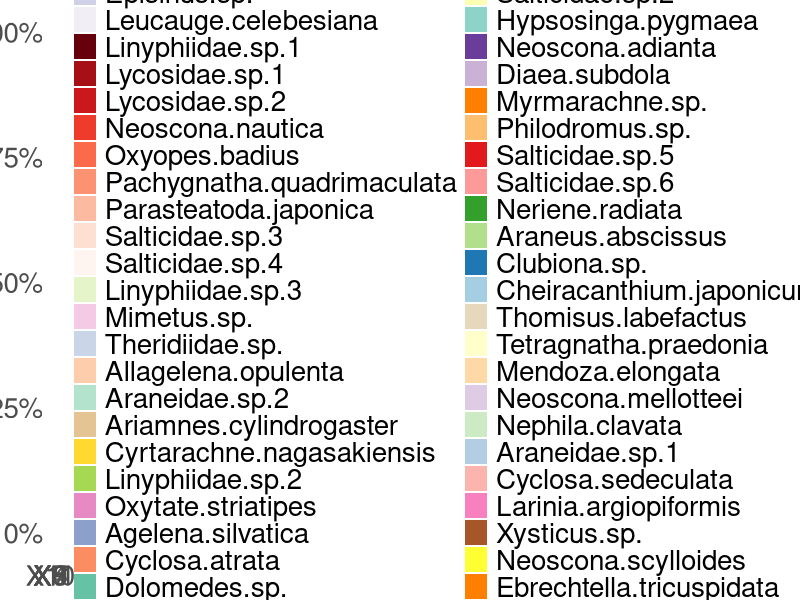
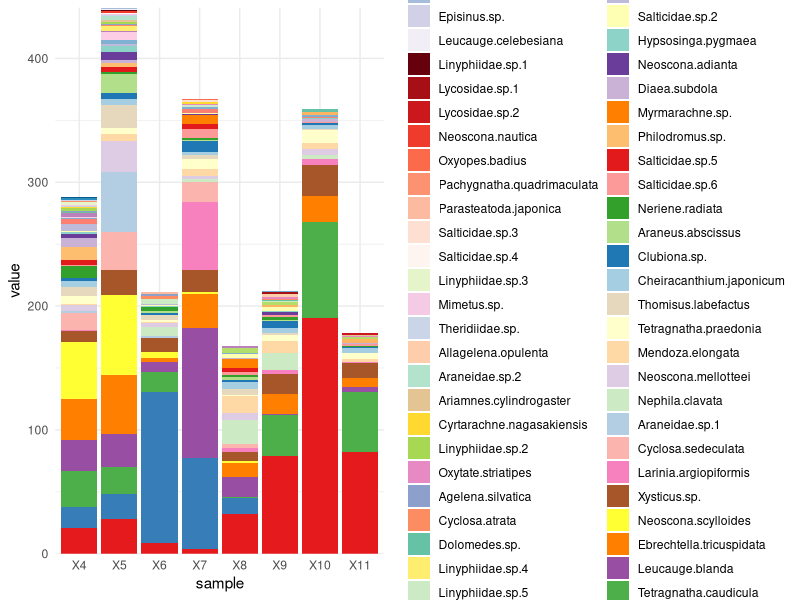

These charts were generated, in order, by the following R code:
######################
# 2020.11.26.
# fujita edit
# 2020.12.09
# Suzuki edit
# 2021.08.26
# Suzuki edit
# spider composition barplot
######################


library(tidyr)
library(ggplot2)
library(ggsci)
library(scales)
library(RColorBrewer)

level<- "Species" #Order, Genusなど
## ==================================================================== ##

sample.data <- t(read.table("../Data/spider.sp.compo_dot.txt", header=T, row.names=1)　)

#色を原色▶パステル色の組み合わせに変更（ポスター用)
col.vector <- c(brewer.pal(8,"Set1"),
                brewer.pal(7,"Pastel1"),
				brewer.pal(10,"Paired"),
				brewer.pal(12,"Set3")[-9],
				brewer.pal(7,"Set2"),
				brewer.pal(5,"Pastel2"),
				brewer.pal(9,"Reds"),
				brewer.pal(6,"PuBu")
	 	      )　
	
			 	      
	 	      
# length check
length(col.vector)

unidendified <- which(colnames(sample.data)=="predator_unidentified")

###
#dominant <- sample.data[, -unidendified]
dominant <- sample.data



dominant2 <- dominant[,order(colSums(dominant), decreasing=T) ]
# error:添え字が許される範囲外です 
#other <- rowSums(dominant2[,(length(col.vector)+1):nrow(dominant2)])
other <- rowSums(dominant2[,(length(col.vector)):nrow(dominant2)])


dominant3 <- as.data.frame(cbind(sample=rownames(dominant2), dominant2[,1:length(col.vector)],unidentified =sample.data[, unidendified]))

# ggplot にプロットできるようにデータを変形させる				
lf <- gather(dominant3, key, value, -1)

lf$value <- as.numeric(as.vector(lf$value))

pal <- unique(lf$key)

#col <- c(col.vector[1:(length(pal)-1)],"grey30" )
col <- rev(c(col.vector[1:(length(pal))] ))
# , "grey90")
#names(col) <- c(pal[-which(pal%in%c("unidentified"))], c("unidentified"))

pal2 <- cbind(pal, col.vector[1:(length(pal))])

lf$key <- factor(lf$key, level=c( c("unidentified","other"),colnames(dominant2[,1:length(col.vector)])[order(colSums(dominant2[,1:length(col.vector)]))]))
lf$sample <- factor(lf$sample, level=c("X4","X5","X6","X7","X8","X9","X10","X11")) 


### percent barplot ###

g <- ggplot(lf, aes(x = sample, y = value, fill = key))　+
	 geom_bar(stat = "identity", position='fill')+
	  scale_fill_manual(values=col)+
	  guides(fill=guide_legend(#reverse=T, 
	  			 			   ncol=2))
g <- g + theme_minimal() + scale_y_continuous(expand=c(0,0))+scale_y_continuous(labels = percent)
g <- g + theme(text = element_text(size = 25))

g <- g + xlab(NULL)
g <- g + ylab(NULL)

pdf(sprintf("../Output/%s_barplot.per.pdf", level), w=20, h=12) 
plot(g)
dev.off()

### percent barplot ###

### number stacking barplot ###

h <- ggplot(lf, aes(x = sample, y = value, fill = key))　+
	 geom_bar(stat = "identity")+
	  scale_fill_manual(values=col)+
	  guides(fill=guide_legend(#reverse=T, 
	  			 			   ncol=2))
    			   	  			 			   
h <- h + theme_minimal() + scale_y_continuous(expand=c(0,0))


pdf(sprintf("../Output/%s_barplot.number.pdf", level), w=10, h=10) 

plot(h)
dev.off()

### number stacking barplot ###
